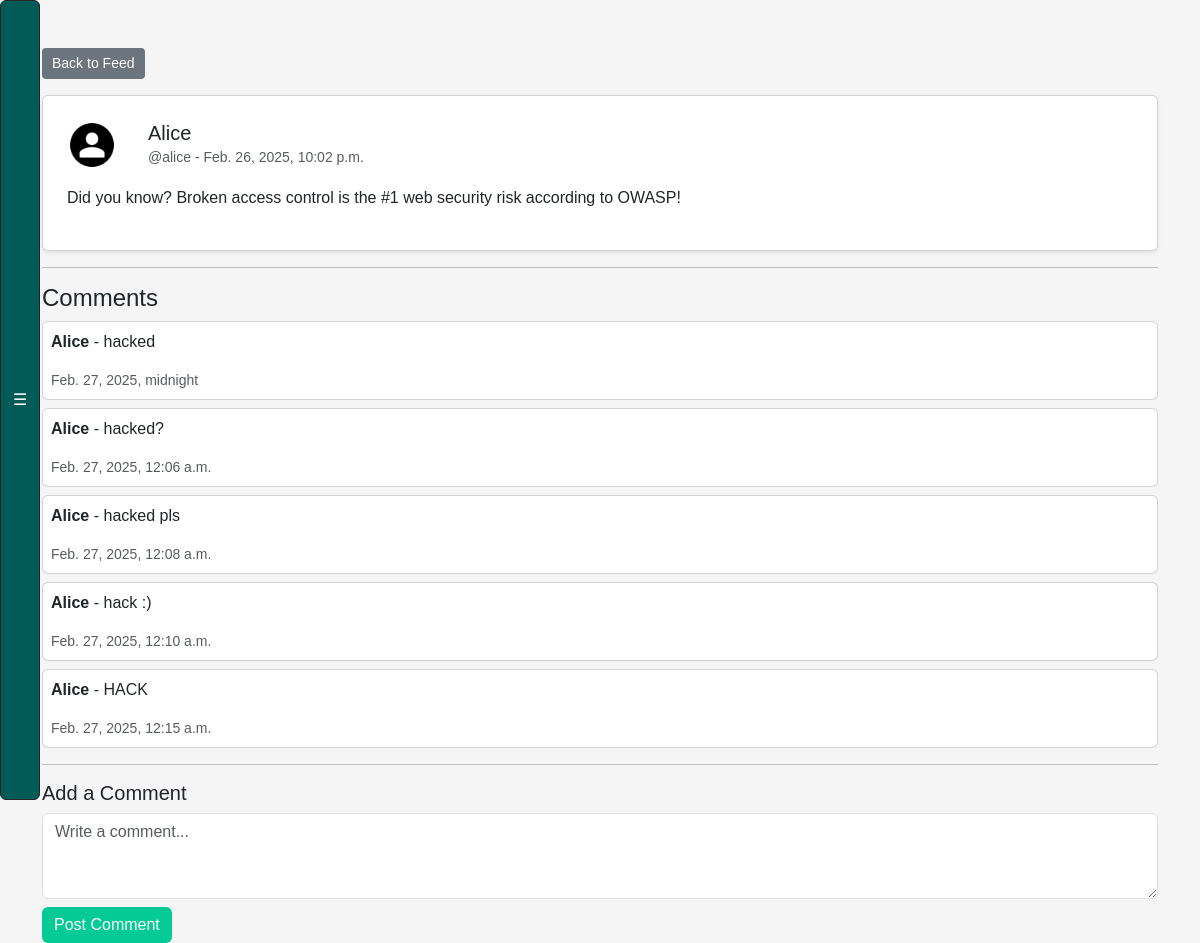
Page /post/5/ (signed in) on the earlier database version.
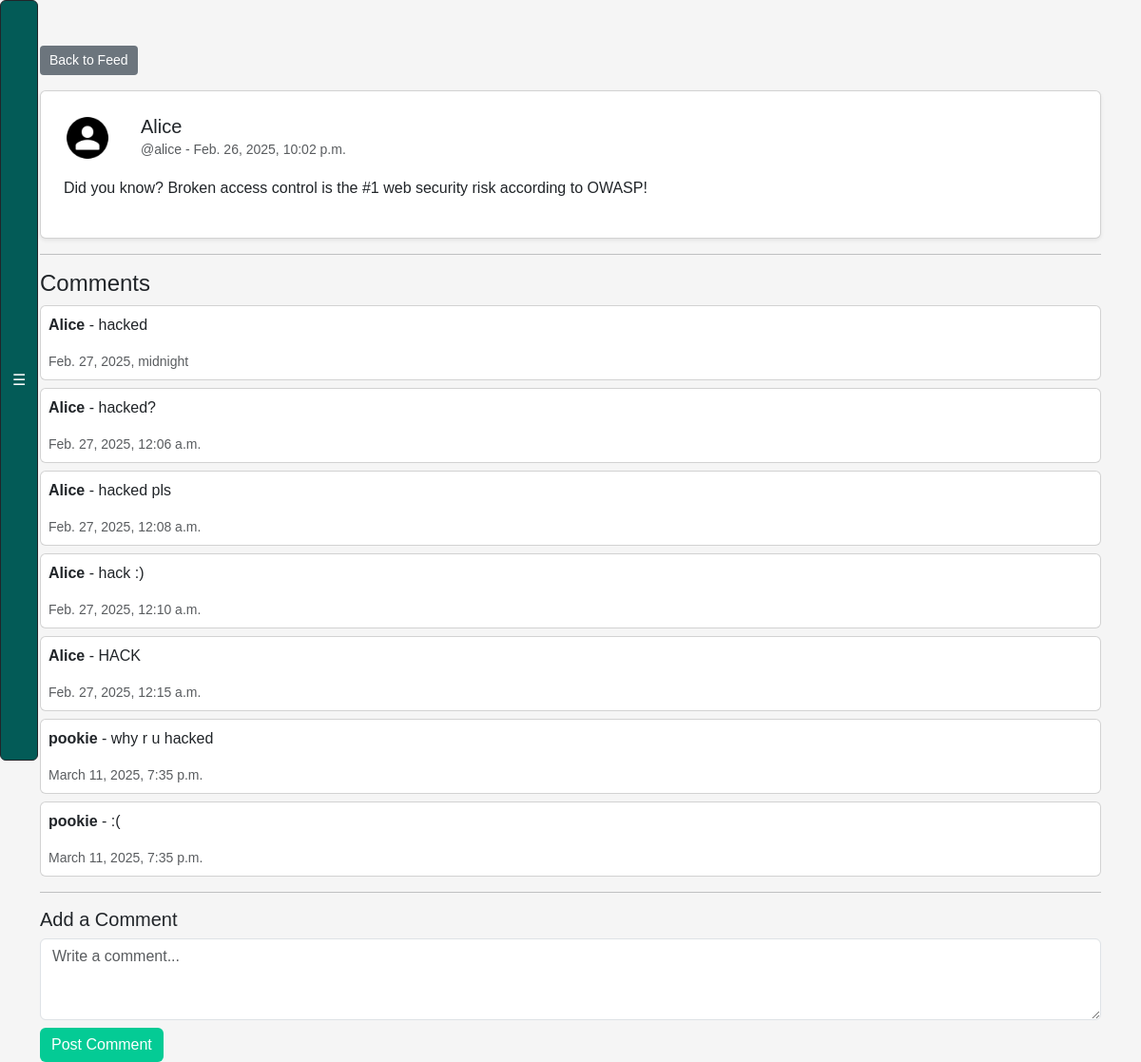
Same page on the later database version.
### webapp/models.py (models this page shows, shortened)
class Post(models.Model):
    user = models.ForeignKey(
        User, related_name="posts", on_delete=models.DO_NOTHING
    )
    body = models.CharField(max_length=140)
    created_at = models.DateTimeField(auto_now_add=True)

class Comment(models.Model):
    post = models.ForeignKey(Post, on_delete=models.CASCADE, related_name="comments")
    user = models.ForeignKey(User, on_delete=models.CASCADE)
    body = models.TextField(max_length=140)
    created_at = models.DateTimeField(auto_now_add=True)

### webapp/views.py (the view, shortened to what this page needs)
# urls.py: path("post/<int:post_id>/", views.post_view, name="post"),
@login_required
def post_view(request, post_id):
    post = get_object_or_404(Post, id=post_id)
    post_user_profile = post.user.profile
    if post_user_profile.private and request.user != post.user and post_user_profile not in request.user.profile.follows.all():
        return HttpResponseForbidden()
    comments = post.comments.all()
    comment_form = CommentForm()
    flag_ex3 = request.session.pop("flag_ex3", None)  # retrieve flag from session if set
    return render(request, "post.html", {"post": post, "comments": comments, "comment_form": comment_form, "flag_ex3": flag_ex3})

### webapp/forms.py (shortened to what this page needs)
class CommentForm(forms.ModelForm):
    body = forms.CharField(required=True, max_length=140)
    class Meta:
        model = Comment
        exclude = ("user", "post")

### webapp/templates/post.html (shortened to what this page needs)
{% load static %}
<!DOCTYPE html>
<html>
<head>
    <link href="https://cdn.jsdelivr.net/npm/bootstrap@5.3.0-alpha1/dist/css/bootstrap.min.css" rel="stylesheet">
    <link rel="stylesheet" href="{% static 'css/style.css' %}">
</head>
<body>
    {% include 'exercise_bar.html' %}
    <div class="container mt-5">
        <a href="{% url 'feed' %}" class="btn btn-secondary mb-3">Back to Feed</a>
        <div class="card shadow-sm p-4">
            <div class="d-flex align-items-center">
                <img src="{% static 'images/default-avatar.png' %}" alt="User Avatar" class="post-avatar">
                <div class="ms-3">
                    <h5 class="mb-0">{{ post.user.username }}</h5>
                    <small class="text-muted">@{{ post.user.username|lower }} - {{ post.created_at }}</small>
                </div>
            </div>
            <div class="mt-3">
                <p>{{ post.body }}</p>
            </div>
        </div>
        <hr>
        <h4>Comments</h4>
        <div class="comments-section">
            {% for comment in comments %}
                <div class="card p-2 mt-2">
                    <p><strong>{{ comment.user.username }}</strong> - {{ comment.body }}</p>
                    <small class="text-muted">{{ comment.created_at }}</small>
                </div>
            {% empty %}
                <p class="text-muted">No comments yet.</p>
            {% endfor %}
        </div>
        <hr>
        <h5>Add a Comment</h5>
        <form method="post">
            <textarea name="body" class="form-control" rows="3" placeholder="Write a comment..."></textarea>
            <button type="submit" class="btn btn-success mt-2">Post Comment</button>
        </form>
    </div>
</body>
</html>

### webapp/templates/exercise_bar.html (shortened to what this page needs)
{% load static %}
<head>
    <link rel="stylesheet" href="https://cdn.jsdelivr.net/npm/bootstrap-icons/font/bootstrap-icons.css">
    <link rel="stylesheet" href="{% static 'css/style.css' %}">
</head>
<body>
<button id="sidebarToggle" class="sidebar-toggle btn bg-green btn-dark" type="button" data-bs-toggle="offcanvas" data-bs-target="#sidebar" aria-controls="sidebar">
    ☰
</button>
</body>

### webapp/static/css/style.css (style rules this page uses)
body { background-color: #f5f5f5; font-family: 'Nunito', sans-serif; margin: 0; display: flex; height: 100vh; overflow-y: auto; }
.btn-secondary { text-decoration: none; color: #fff; background-color: #6c757d; border: none; padding: 5px 10px; border-radius: 4px; display: inline-block; text-align: center; font-size: 14px; cursor: pointer; }
.post-avatar { width: 50px; height: 50px; border-radius: 50%; margin-right: 15px; }
.btn-success { background-color: #04cb95; border: none; }
.bg-green { background-color: #035b57 !important; }
.sidebar-toggle { position: fixed; top: 0; left: 0; width: 40px; height: 100vh; }

Differences in the rows shown:
added Comment: user.username "pookie", body "why r u hacked", created_at "March 11, 2025, 7:35 p.m."
added Comment: user.username "pookie", body ":(", created_at "March 11, 2025, 7:35 p.m."
